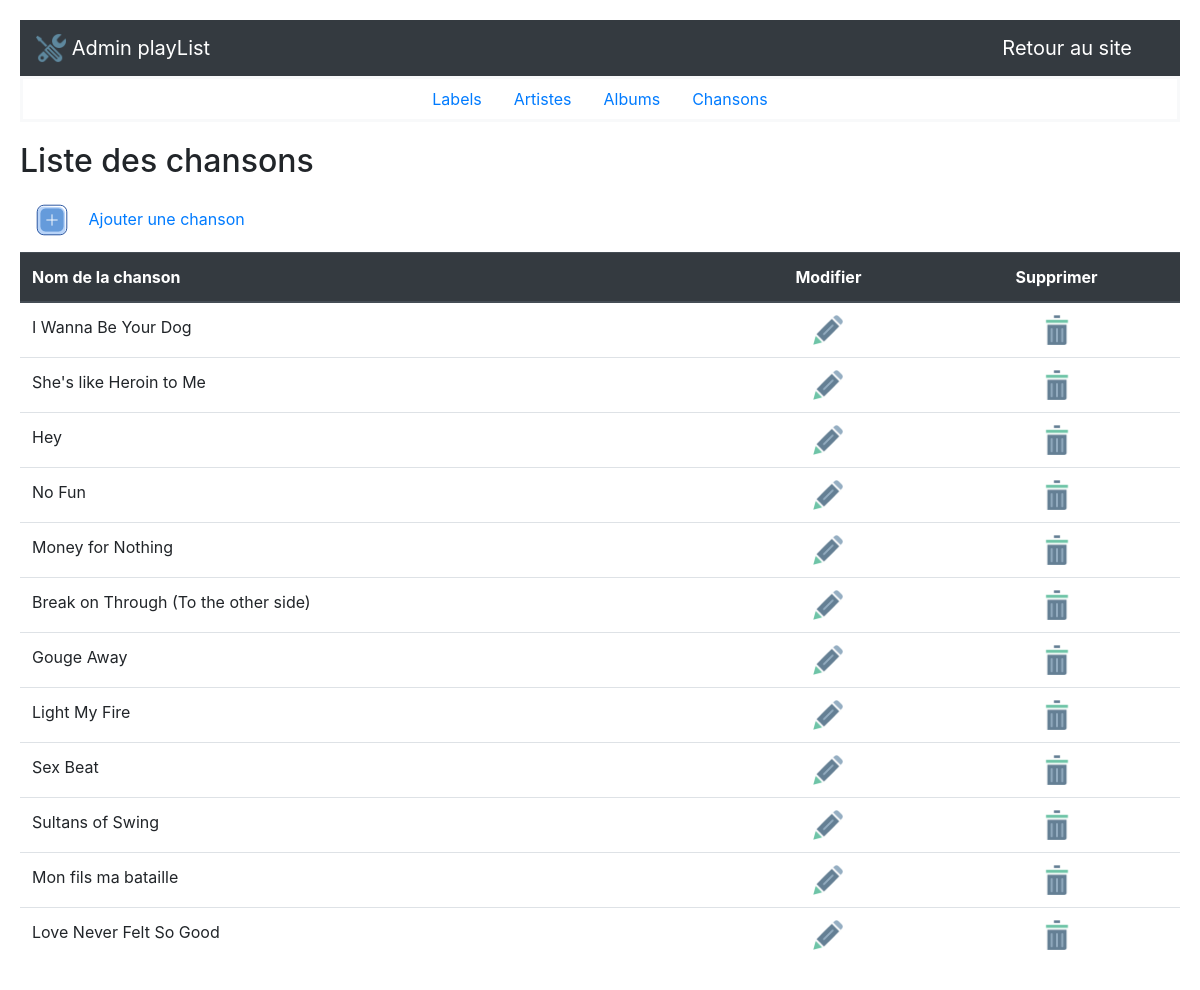
Page /admin/index.php?controller=songs&action=list on the committed database.
### tables this page shows
CREATE TABLE IF NOT EXISTS `songs` (
  `id` int(11) NOT NULL AUTO_INCREMENT,
  `title` varchar(255) NOT NULL,
  `artist_id` int(11) NOT NULL,
  `album_id` int(11) DEFAULT NULL,
  PRIMARY KEY (`id`),
  KEY `artist_id` (`artist_id`,`album_id`),
  KEY `songs_album_id` (`album_id`)
);

### admin/models/Song.php (called while the page is built, shortened)
<?php
    function getAllSongs()
    {
        $db = dbConnect();
        $query = $db->query('SELECT * FROM songs');
        $songs = $query->fetchAll();
        return $songs;
    }

### admin/controllers/songController.php (called while the page is built, shortened)
<?php
    require_once 'models/Song.php';
    switch ($_GET['action'])
    {
        case 'list':
            $songs = getAllSongs();
            break;
    }

### admin/views/song/songList.php (the view, shortened to what this page needs)
<?php require ('views/partials/header.php'); ?>
<?php require ('views/partials/menu.php'); ?>
<h2>Liste des chansons</h2>
<a href="index.php?controller=songs&action=new"><img alt="Ajouter" src="../assets/images/add.png" /> Ajouter une chanson</a>
<table class="table">
    <thead class="thead-dark">
    <tr>
        <th scope="col">Nom de la chanson</th>
        <th class="table-center" scope="col">Modifier</th>
        <th class="table-center">Supprimer</th>
    </tr>
    </thead>
    <tbody>
    <?php if (isset($songs)) :?>
        <?php foreach ($songs as $song) :?>
            <tr>
                <td><?= $song['title']; ?></td>
                <td class="table-center"><a href="index.php?controller=songs&action=edit&id=<?= $song['id']; ?>"><img class="action-img" alt="Modifier" src="../assets/images/edit.png" /></a></td>
                <td class="table-center"><a href="index.php?controller=songs&action=delete&id=<?= $song['id']; ?>"><img class="action-img" alt="Supprimer" src="../assets/images/delete.png" /></a></td>
            </tr>
        <?php endforeach; ?>
    <?php endif; ?>
    </tbody>
</table>

### assets/css/style.css (style rules this page uses)
* { box-sizing: border-box; }
body { padding : 20px; }

### assets/css/admin.css (style rules this page uses)
.action-img { width: 30px; height: 30px; }
.table-center { text-align: center; }

### rows in the picture
songs: title "I Wanna Be Your Dog"
songs: title "She's like Heroin to Me"
songs: title "Hey"
songs: title "No Fun"
songs: title "Money for Nothing"
songs: title "Break on Through (To the other side)"
songs: title "Gouge Away"
songs: title "Light My Fire"
songs: title "Sex Beat"
songs: title "Sultans of Swing"
songs: title "Mon fils ma bataille"
songs: title "Love Never Felt So Good"
